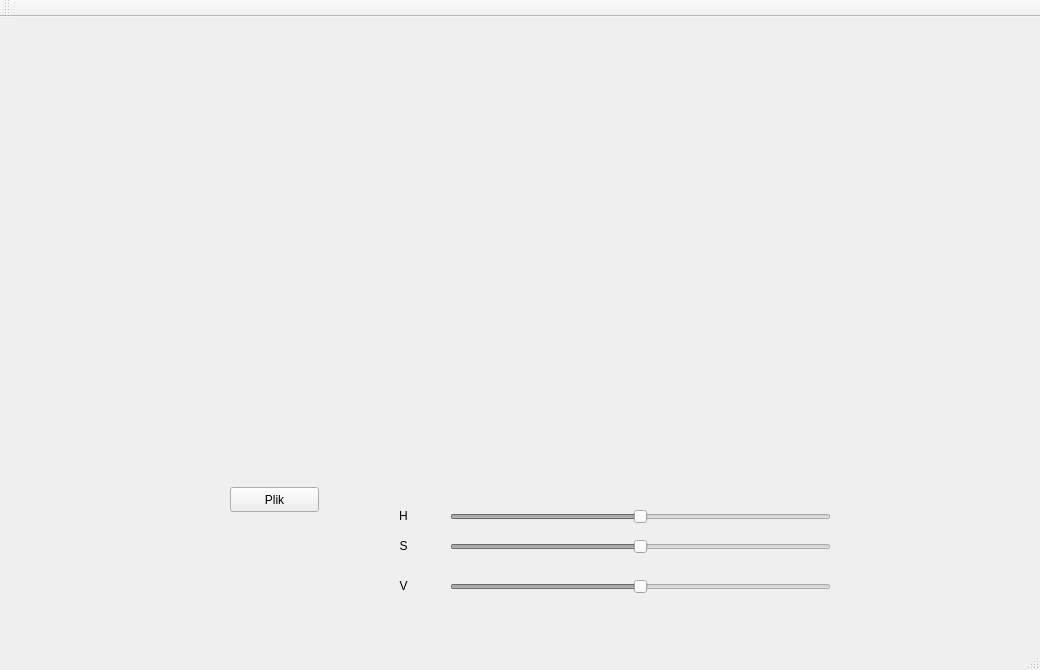
<?xml version="1.0" encoding="UTF-8"?>
<ui version="4.0">
 <class>MainWindow</class>
 <widget class="QMainWindow" name="MainWindow">
  <property name="geometry">
   <rect>
    <x>0</x>
    <y>0</y>
    <width>1040</width>
    <height>670</height>
   </rect>
  </property>
  <property name="windowTitle">
   <string>MainWindow</string>
  </property>
  <widget class="QWidget" name="centralWidget">
   <widget class="MyWidget" name="widget" native="true">
    <property name="geometry">
     <rect>
      <x>20</x>
      <y>10</y>
      <width>991</width>
      <height>421</height>
     </rect>
    </property>
   </widget>
   <widget class="QPushButton" name="fileButton">
    <property name="geometry">
     <rect>
      <x>230</x>
      <y>470</y>
      <width>89</width>
      <height>25</height>
     </rect>
    </property>
    <property name="text">
     <string>Plik</string>
    </property>
   </widget>
   <widget class="QSlider" name="hSlider">
    <property name="enabled">
     <bool>false</bool>
    </property>
    <property name="geometry">
     <rect>
      <x>450</x>
      <y>490</y>
      <width>381</width>
      <height>20</height>
     </rect>
    </property>
    <property name="minimum">
     <number>-180</number>
    </property>
    <property name="maximum">
     <number>180</number>
    </property>
    <property name="orientation">
     <enum>Qt::Horizontal</enum>
    </property>
   </widget>
   <widget class="QSlider" name="sSlider">
    <property name="enabled">
     <bool>false</bool>
    </property>
    <property name="geometry">
     <rect>
      <x>450</x>
      <y>520</y>
      <width>381</width>
      <height>20</height>
     </rect>
    </property>
    <property name="minimum">
     <number>-122</number>
    </property>
    <property name="maximum">
     <number>122</number>
    </property>
    <property name="orientation">
     <enum>Qt::Horizontal</enum>
    </property>
   </widget>
   <widget class="QSlider" name="vSlider">
    <property name="enabled">
     <bool>false</bool>
    </property>
    <property name="geometry">
     <rect>
      <x>450</x>
      <y>560</y>
      <width>381</width>
      <height>20</height>
     </rect>
    </property>
    <property name="minimum">
     <number>-122</number>
    </property>
    <property name="maximum">
     <number>122</number>
    </property>
    <property name="value">
     <number>0</number>
    </property>
    <property name="orientation">
     <enum>Qt::Horizontal</enum>
    </property>
   </widget>
   <widget class="QLabel" name="hLabel">
    <property name="geometry">
     <rect>
      <x>370</x>
      <y>490</y>
      <width>67</width>
      <height>17</height>
     </rect>
    </property>
    <property name="text">
     <string>H</string>
    </property>
    <property name="alignment">
     <set>Qt::AlignCenter</set>
    </property>
   </widget>
   <widget class="QLabel" name="sLabel">
    <property name="geometry">
     <rect>
      <x>370</x>
      <y>520</y>
      <width>67</width>
      <height>17</height>
     </rect>
    </property>
    <property name="text">
     <string>S</string>
    </property>
    <property name="alignment">
     <set>Qt::AlignCenter</set>
    </property>
   </widget>
   <widget class="QLabel" name="vLabel">
    <property name="geometry">
     <rect>
      <x>370</x>
      <y>560</y>
      <width>67</width>
      <height>17</height>
     </rect>
    </property>
    <property name="text">
     <string>V</string>
    </property>
    <property name="alignment">
     <set>Qt::AlignCenter</set>
    </property>
   </widget>
  </widget>
  <widget class="QMenuBar" name="menuBar">
   <property name="geometry">
    <rect>
     <x>0</x>
     <y>0</y>
     <width>1040</width>
     <height>22</height>
    </rect>
   </property>
  </widget>
  <widget class="QToolBar" name="mainToolBar">
   <attribute name="toolBarArea">
    <enum>TopToolBarArea</enum>
   </attribute>
   <attribute name="toolBarBreak">
    <bool>false</bool>
   </attribute>
  </widget>
  <widget class="QStatusBar" name="statusBar"/>
 </widget>
 <layoutdefault spacing="6" margin="11"/>
 <customwidgets>
  <customwidget>
   <class>MyWidget</class>
   <extends>QWidget</extends>
   <header>mywidget.h</header>
   <container>1</container>
  </customwidget>
 </customwidgets>
 <resources/>
 <connections/>
</ui>
